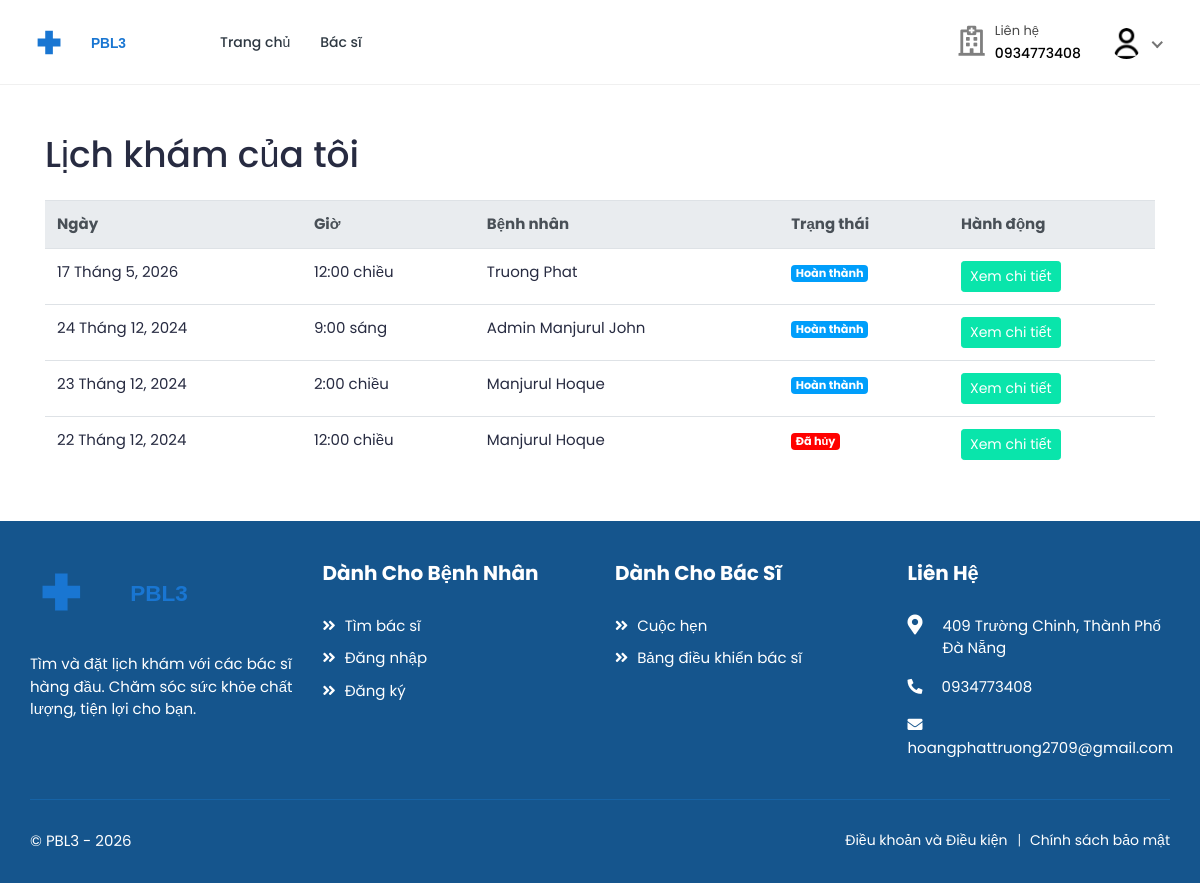
/bookings/list/ (signed in), run on an earlier commit of the app's database.
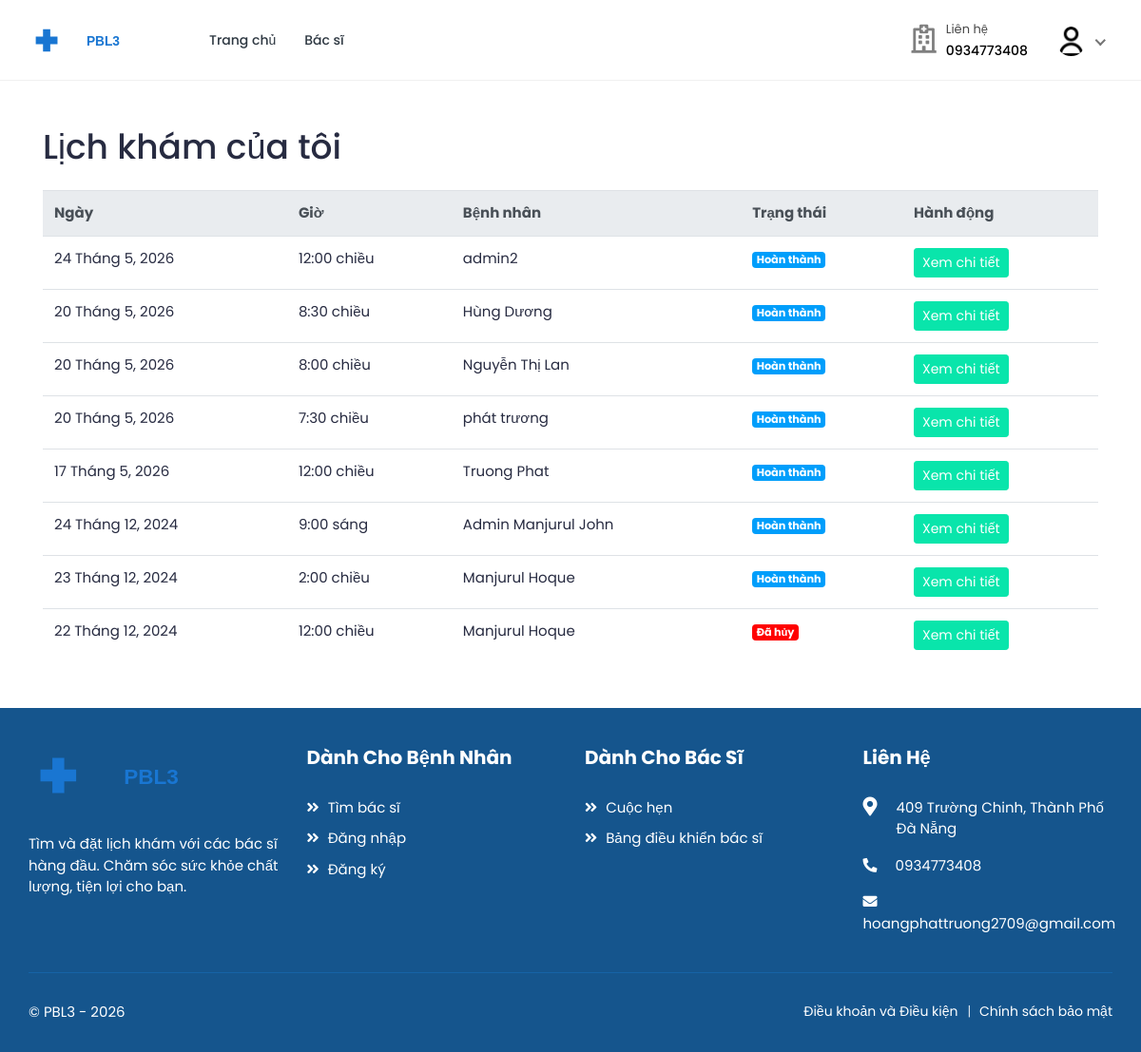
And on a later commit of the database.
### bookings/models.py (models this page shows, shortened)
class Booking(models.Model):
    doctor = models.ForeignKey(
        settings.AUTH_USER_MODEL,
        on_delete=models.CASCADE,
        related_name="appointments",
        limit_choices_to={"role": "doctor"},
    )
    patient = models.ForeignKey(
        settings.AUTH_USER_MODEL,
        on_delete=models.CASCADE,
        related_name="patient_appointments",
        limit_choices_to={"role": "patient"},
    )
    appointment_date = models.DateField()
    appointment_time = models.TimeField()
    booking_date = models.DateTimeField(auto_now_add=True)
    status = models.CharField(
        max_length=20,
        choices=[
            ("pending", "Pending"),
            ("confirmed", "Confirmed"),
            ("completed", "Completed"),
            ("cancelled", "Cancelled"),
            ("no_show", "No Show"),
        ],
        default="pending",
    )
    class Meta:
        ordering = ["-appointment_date", "-appointment_time"]
        unique_together = ["doctor", "appointment_date", "appointment_time"]
        verbose_name = "Lịch khám"
        verbose_name_plural = "Lịch khám"

### accounts/models.py (models this page shows, shortened)
class  User(AbstractUser):
    class RoleChoices(models.TextChoices):
        DOCTOR = "doctor", "Doctor"
        PATIENT = "patient", "Patient"
        PHARMACIST = "pharmacist", "Pharmacist"
        DEPARTMENT_DOCTOR = "dept_doctor", "Department Doctor"
    username = models.CharField(max_length=30, unique=True)
    role = models.CharField(
        choices=RoleChoices.choices,
        max_length=20,
        default="patient",
        error_messages={"required": "Role must be provided"},
    )
    email = models.EmailField(
        blank=True,
        error_messages={
            "unique": "A user with that email already exists.",
        },
    )
    provider = models.CharField(max_length=32, blank=True, null=True)
    first_name = models.CharField(max_length=150, blank=True)
    last_name = models.CharField(max_length=150, blank=True)
    registration_number = models.IntegerField(null=True, blank=True)
    USERNAME_FIELD = "username"
    REQUIRED_FIELDS = []
    objects = CustomUserManager()
    class Meta:
        verbose_name = "Người dùng"
        verbose_name_plural = "Người dùng"
    def get_full_name(self):
        full_name = "%s %s" % (self.first_name, self.last_name)
        return full_name.strip() or self.username

### bookings/views.py (the view)
class BookingListView(LoginRequiredMixin, View):
    template_name = "bookings/booking-list.html"
    def get(self, request: HttpRequest, *args, **kwargs):
        if request.user.role == User.RoleChoices.DOCTOR:
            bookings = Booking.objects.filter(doctor=request.user)
        else:
            bookings = Booking.objects.filter(patient=request.user)
        bookings = bookings.select_related(
            'doctor',
            'doctor__profile',
            'patient',
            'patient__profile'
        ).order_by('-appointment_date', '-appointment_time')
        context = {
            'bookings': bookings,
        }
        return render(request, self.template_name, context)

### accounts/managers.py (called while the page is built)
    def get(self, *args, **kwargs):
        return super().select_related("profile").get(*args, **kwargs)

### accounts/models.py (called while the page is built)
    @property
    def image(self):
        return (
            self.avatar.url
            if self.avatar.storage.exists(self.avatar.name)
            else "{}defaults/user.png".format(settings.MEDIA_URL)
        )

### core/templatetags/currency_filters.py (called while the page is built)
@register.filter
def status_label(value):
    if not value:
        return ""
    mapping = {
        'pending': 'Đang chờ',
        'confirmed': 'Đã xác nhận',
        'completed': 'Hoàn thành',
        'cancelled': 'Đã hủy',
        'no_show': 'Vắng mặt',
    }
    return mapping.get(value, str(value).title())

@register.filter
def date_vn(value):
    if not value:
        return ""
    try:
        day = value.day
        month = value.month
        year = value.year
        return f"{day} Tháng {month}, {year}"
    except Exception:
        return value

### templates/bookings/booking-list.html (shortened to what this page needs)
{% extends 'base.html' %}
{% load static %}
{% load currency_filters %}
{% block content %}
<div class="container py-5">
    <div class="row">
        <div class="col-12">
            <h1 class="mb-4">Lịch khám của tôi</h1>
            {% if bookings %}
                <div class="table-responsive">
                    <table class="table table-hover">
                        <thead class="thead-light">
                            <tr>
                                <th>Ngày</th>
                                <th>Giờ</th>
                                {% if user.role == 'doctor' %}
                                    <th>Bệnh nhân</th>
                                {% else %}
                                    <th>Bác sĩ</th>
                                {% endif %}
                                <th>Trạng thái</th>
                                <th>Hành động</th>
                            </tr>
                        </thead>
                        <tbody>
                            {% for booking in bookings %}
                                <tr>
                                    <td>{{ booking.appointment_date|date_vn }}</td>
                                    <td>{{ booking.appointment_time|time:"g:i A" }}</td>
                                    {% if user.role == 'doctor' %}
                                        <td>{{ booking.patient.get_full_name }}</td>
                                    {% else %}
                                        <td>Bác sĩ {{ booking.doctor.get_full_name }}</td>
                                    {% endif %}
                                    <td>
                                            <span class="badge {% if booking.status == 'confirmed' %}badge-success
                                                          {% elif booking.status == 'pending' %}badge-warning
                                                          {% elif booking.status == 'completed' %}badge-info
                                                          {% elif booking.status == 'cancelled' %}badge-danger
                                                          {% else %}badge-secondary{% endif %}">
                                            {{ booking.status|status_label }}
                                        </span>
                                    </td>
                                    <td>
                                        <a href="{% url 'bookings:booking-invoice' booking.id %}" class="btn btn-sm btn-primary">
                                            Xem chi tiết
                                        </a>
                                    </td>
                                </tr>
                            {% endfor %}
                        </tbody>
                    </table>
                </div>
            {% else %}
                <div class="alert alert-info">
                    Bạn chưa có lịch khám nào.
                </div>
            {% endif %}
        </div>
    </div>
</div>
{% endblock %}

What changed in the data, as far as the page shows it:
added Booking: appointment_date "24 Tháng 5, 2026", appointment_time "12:00 chiều", patient.get_full_name "admin2", status|status_label "Hoàn thành"
added Booking: appointment_date "20 Tháng 5, 2026", appointment_time "8:30 chiều", patient.get_full_name "Hùng Dương", status|status_label "Hoàn thành"
added Booking: appointment_date "20 Tháng 5, 2026", appointment_time "8:00 chiều", patient.get_full_name "Nguyễn Thị Lan", status|status_label "Hoàn thành"
added Booking: appointment_date "20 Tháng 5, 2026", appointment_time "7:30 chiều", patient.get_full_name "phát trương", status|status_label "Hoàn thành"
